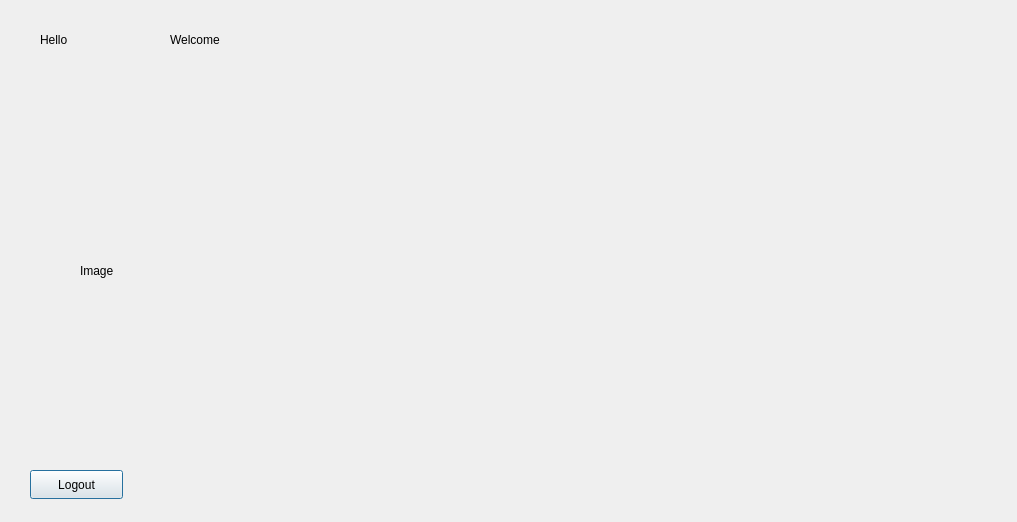
<?xml version="1.0" encoding="UTF-8"?>
<ui version="4.0">
 <class>WelcomeWindow</class>
 <widget class="QDialog" name="WelcomeWindow">
  <property name="geometry">
   <rect>
    <x>0</x>
    <y>0</y>
    <width>1017</width>
    <height>522</height>
   </rect>
  </property>
  <property name="windowTitle">
   <string>Dialog</string>
  </property>
  <widget class="QLabel" name="hello">
   <property name="geometry">
    <rect>
     <x>40</x>
     <y>30</y>
     <width>63</width>
     <height>20</height>
    </rect>
   </property>
   <property name="text">
    <string>Hello</string>
   </property>
  </widget>
  <widget class="QLabel" name="welcome">
   <property name="geometry">
    <rect>
     <x>170</x>
     <y>30</y>
     <width>63</width>
     <height>20</height>
    </rect>
   </property>
   <property name="text">
    <string>Welcome</string>
   </property>
  </widget>
  <widget class="QLabel" name="image">
   <property name="geometry">
    <rect>
     <x>80</x>
     <y>120</y>
     <width>761</width>
     <height>301</height>
    </rect>
   </property>
   <property name="text">
    <string>Image</string>
   </property>
  </widget>
  <widget class="QPushButton" name="Logout">
   <property name="geometry">
    <rect>
     <x>30</x>
     <y>470</y>
     <width>93</width>
     <height>29</height>
    </rect>
   </property>
   <property name="text">
    <string>Logout</string>
   </property>
  </widget>
 </widget>
 <resources/>
 <connections/>
</ui>
